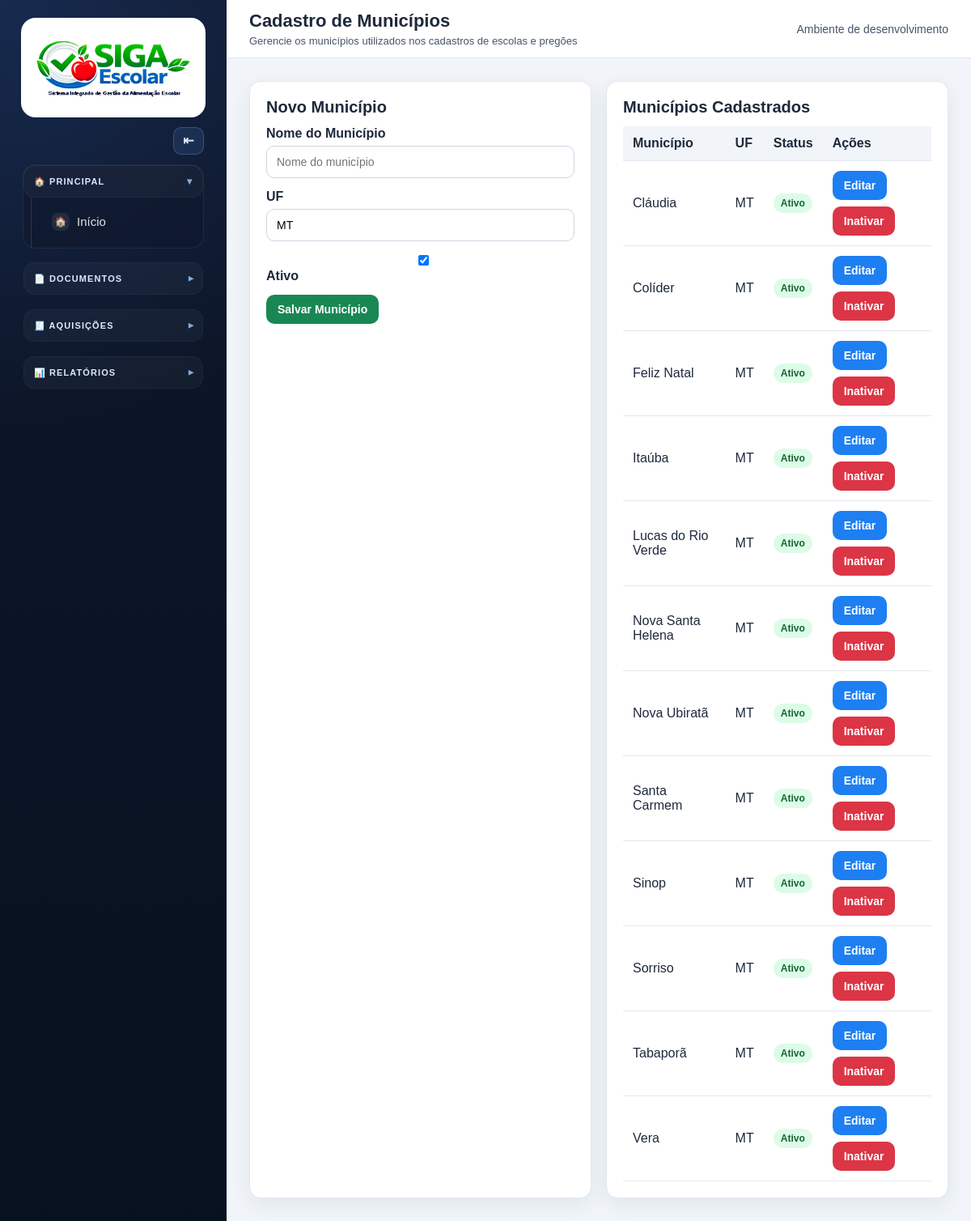
Screenshot of /cadastros/municipios/ with the database file from the repository.
### apps/cadastros/models.py (models this page shows, shortened)
class AtivoModel(TimeStampedModel):
    ativo = models.BooleanField(default=True)
    class Meta:
        abstract = True

class Municipio(AtivoModel):
    nome = models.CharField(max_length=120)
    uf = models.CharField(max_length=2, default="MT")
    class Meta:
        verbose_name = "Município"
        verbose_name_plural = "Municípios"
        ordering = ["nome"]
        constraints = [
            models.UniqueConstraint(fields=["nome", "uf"], name="unique_municipio_uf")
        ]

### apps/cadastros/views.py (the view)
# urls.py: path("municipios/", views.municipios, name="municipios"),
def municipios(request):
    if request.method == "POST":
        form = MunicipioForm(request.POST)
        if form.is_valid():
            form.save()
            messages.success(request, "Município cadastrado com sucesso.")
            return redirect("cadastros:municipios")
        messages.error(request, "Verifique os dados informados no formulário.")
    else:
        form = MunicipioForm()
    municipios_lista = Municipio.objects.all().order_by("nome")
    return render(
        request,
        "cadastros/municipios.html",
        {
            "form": form,
            "municipios": municipios_lista,
            "modo_edicao": False,
            "municipio_edicao": None,
        },
    )

### apps/cadastros/forms.py
class MunicipioForm(forms.ModelForm):
    class Meta:
        model = Municipio
        fields = [
            "nome",
            "uf",
            "ativo",
        ]
        widgets = {
            "nome": forms.TextInput(attrs={"placeholder": "Nome do município"}),
            "uf": forms.TextInput(attrs={"placeholder": "UF, exemplo: MT"}),
        }

### templates/cadastros/municipios.html (shortened to what this page needs)
{% extends "base.html" %}
{% block page_title %}Cadastro de Municípios{% endblock %}
{% block page_subtitle %}Gerencie os municípios utilizados nos cadastros de escolas e pregões{% endblock %}
{% block content %}
<div class="grid grid-2">
    <div class="card">
        {% if modo_edicao %}
        <h2>Editar Município</h2>
        <p>
            Editando:
            <strong>{{ municipio_edicao.nome }}</strong>
        </p>
        {% else %}
        <h2>Novo Município</h2>
        {% endif %}
        <form method="post">
            <div class="form-group">
                <label>Nome do Município</label>
                {{ form.nome }}
            </div>
            <div class="form-group">
                <label>UF</label>
                {{ form.uf }}
            </div>
            <div class="form-group">
                <label>
                    {{ form.ativo }}
                    Ativo
                </label>
            </div>
            <div class="actions">
                {% if modo_edicao %}
                <button class="btn btn-success" type="submit">
                    Salvar Alterações
                </button>
                <a class="btn btn-secondary" href="{% url 'cadastros:municipios' %}">
                    Cancelar Edição
                </a>
                {% else %}
                <button class="btn btn-success" type="submit">
                    Salvar Município
                </button>
                {% endif %}
            </div>
        </form>
    </div>
    <div class="card">
        <h2>Municípios Cadastrados</h2>
        <div class="table-wrapper">
            <table>
                <thead>
                    <tr>
                        <th>Município</th>
                        <th>UF</th>
                        <th>Status</th>
                        <th>Ações</th>
                    </tr>
                </thead>
                <tbody>
                    {% for municipio in municipios %}
                    <tr>
                        <td>{{ municipio.nome }}</td>
                        <td>{{ municipio.uf }}</td>
                        <td>
                            {% if municipio.ativo %}
                            <span class="badge badge-success">Ativo</span>
                            {% else %}
                            <span class="badge badge-danger">Inativo</span>
                            {% endif %}
                        </td>
                        <td>
                            <div class="actions">
                                <a class="btn btn-primary" href="{% url 'cadastros:editar_municipio' municipio.id %}">
                                    Editar
                                </a>
                                {% if municipio.ativo %}
                                <a class="btn btn-danger"
                                    href="{% url 'cadastros:alternar_status_municipio' municipio.id %}"
                                    onclick="return confirm('Tem certeza que deseja inativar este município?');">
                                    Inativar
                                </a>
                                {% else %}
                                <a class="btn btn-success"
                                    href="{% url 'cadastros:alternar_status_municipio' municipio.id %}"
                                    onclick="return confirm('Tem certeza que deseja ativar este município?');">
                                    Ativar
                                </a>
                                {% endif %}
                            </div>
                        </td>
                    </tr>
                    {% empty %}
                    <tr>
                        <td colspan="4">Nenhum município cadastrado.</td>
                    </tr>
                    {% endfor %}
                </tbody>
            </table>
        </div>
    </div>
</div>
{% endblock %}

### static/css/style.css (style rules this page uses)
:root { --primary: #0f2f57; --primary-dark: #09213f; --primary-light: #174a84; --accent: #1d7ff2; --success: #198754; --warning: #ffc107; --danger: #dc3545; --gray-50: #f8fafc; --gray-100: #f1f5f9; --gray-200: #e2e8f0; --gray-300: #cbd5e1; --gray-600: #475569; --gray-800: #1e293b; --white: #ffffff; --radius: 14px; --shadow: 0 8px 24px rgba(15, 47, 87, 0.08); }
* { box-sizing: border-box; }
body { margin: 0; font-family: Arial, Helvetica, sans-serif; background: var(--gray-100); color: var(--gray-800); }
.grid { display: grid; gap: 18px; }
.grid-2 { grid-template-columns: repeat(2, minmax(0, 1fr)); }
.card { background: var(--white); border: 1px solid var(--gray-200); border-radius: var(--radius); padding: 20px; box-shadow: var(--shadow); margin-bottom: 18px; }
.card h2 { margin: 0 0 12px; font-size: 20px; }
.btn { display: inline-block; padding: 10px 14px; border-radius: 10px; border: none; text-decoration: none; cursor: pointer; font-size: 14px; font-weight: 600; transition: 0.2s; }
.btn-primary { background: var(--accent); color: var(--white); }
.btn-success { background: var(--success); color: var(--white); }
.btn-danger { background: var(--danger); color: var(--white); }
.table-wrapper { overflow-x: auto; }
table { width: 100%; border-collapse: collapse; background: var(--white); }
th { background: var(--gray-100); color: var(--gray-800); font-weight: 700; text-align: left; padding: 12px; border-bottom: 1px solid var(--gray-200); }
td { padding: 12px; border-bottom: 1px solid var(--gray-200); color: var(--gray-800); vertical-align: middle; }
.badge { display: inline-block; padding: 5px 9px; border-radius: 999px; font-size: 12px; font-weight: bold; }
.badge-success { background: #dcfce7; color: #166534; }
.form-group { margin-bottom: 14px; }
label { display: block; margin-bottom: 6px; font-weight: 600; color: var(--gray-800); }
input, select, textarea { width: 100%; padding: 11px 12px; border: 1px solid var(--gray-300); border-radius: 10px; font-size: 14px; background: var(--white); }
.actions { display: flex; gap: 8px; flex-wrap: wrap; }

### templates/base.html (style rules this page uses)
:root { --sidebar-bg: #0f172a; --sidebar-bg-soft: #111c33; --sidebar-border: rgba(255, 255, 255, 0.10); --sidebar-text: rgba(255, 255, 255, 0.88); --sidebar-muted: rgba(255, 255, 255, 0.62); --sidebar-hover: rgba(96, 165, 250, 0.12); --sidebar-active: rgba(59, 130, 246, 0.22); --sidebar-active-border: #60a5fa; --sidebar-section-bg: rgba(15, 23, 42, 0.55); }

### rows the page displays
Municipio: nome "Cláudia", uf "MT", ativo "Ativo"
Municipio: nome "Colíder", uf "MT", ativo "Ativo"
Municipio: nome "Feliz Natal", uf "MT", ativo "Ativo"
Municipio: nome "Itaúba", uf "MT", ativo "Ativo"
Municipio: nome "Lucas do Rio Verde", uf "MT", ativo "Ativo"
Municipio: nome "Nova Santa Helena", uf "MT", ativo "Ativo"
Municipio: nome "Nova Ubiratã", uf "MT", ativo "Ativo"
Municipio: nome "Santa Carmem", uf "MT", ativo "Ativo"
Municipio: nome "Sinop", uf "MT", ativo "Ativo"
Municipio: nome "Sorriso", uf "MT", ativo "Ativo"
Municipio: nome "Tabaporã", uf "MT", ativo "Ativo"
Municipio: nome "Vera", uf "MT", ativo "Ativo"
